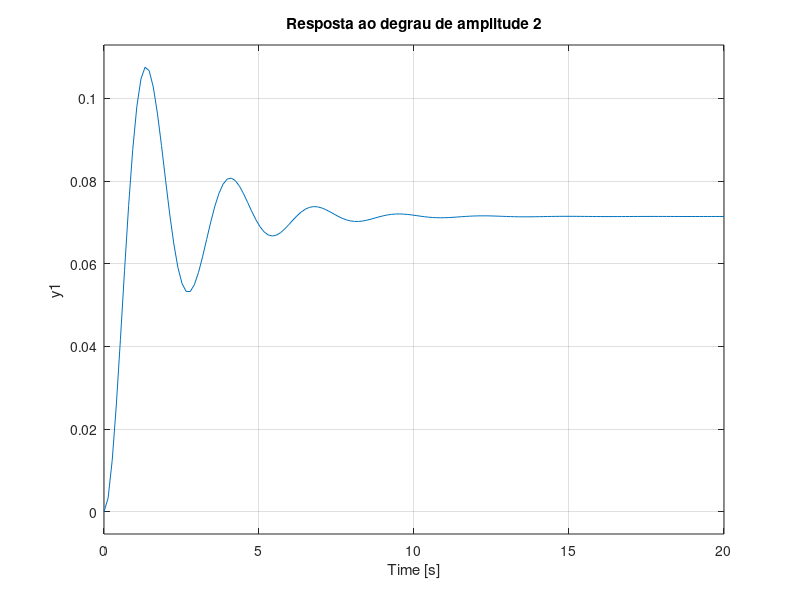
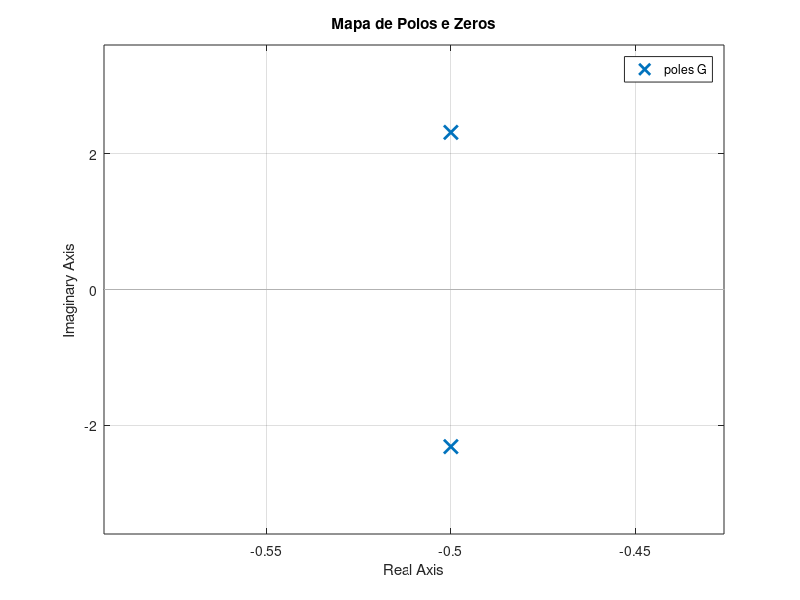

These figures' MATLAB source, in order:
clc;
clear;
close all;

% dados da questão
m = 5;
b = 5;
k = 28;

G = tf(1,[m b k]); % monta a função de transferência  

zeta = b/(2*sqrt(m*k)); % calcula o zeta
wn = sqrt(k/m); % calculo de wn

UP = 100*exp((-zeta*pi)/sqrt(1-zeta^2)); % ultrapassagem percentual
Ts = 4/(zeta*wn); % calcula de acomodação 
Tp = pi/(wn*sqrt(1-zeta^2)); % tempo de pico
Tr = (pi - acos(zeta))/(wn*sqrt(1-zeta^2)); % tempo de subida

A = 2; % degrau de amplitude 2
setpoint = A*dcgain(G);

disp('G(s) = ')
G

% exibe o zeta
disp('zeta = ')
disp(zeta)

% exibe o wn
disp('wn = ')
disp(wn)

% exibe o ultrapassagem percentual
disp('%UP = ')
disp(UP)

% exibe o tempo de acomodação 
disp('Ts = ')
disp(Ts)

% exibe o tempo de pico
disp('Tp = ')
disp(Tp)

% exibe o tempo de subida
disp('Tr = ')
disp(Tr)

% exibe o set point
disp('Set Point = ')
disp(setpoint)

% resposta do sistema ao degrau
figure;
step(A*G); % aplica o degrau
grid on;
title('Resposta ao degrau de amplitude 2');

% mapa de polos e zeros 
figure;
pzmap(G);
title('Mapa de Polos e Zeros');
